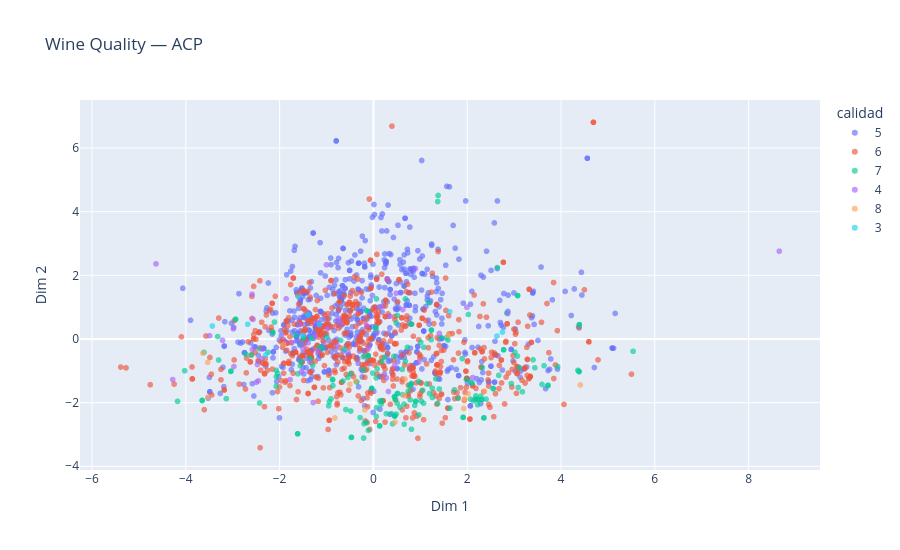
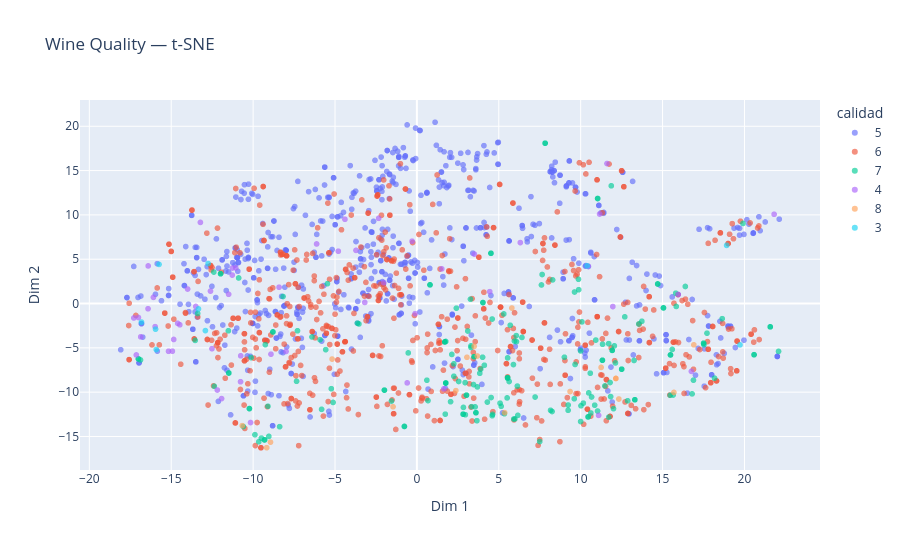
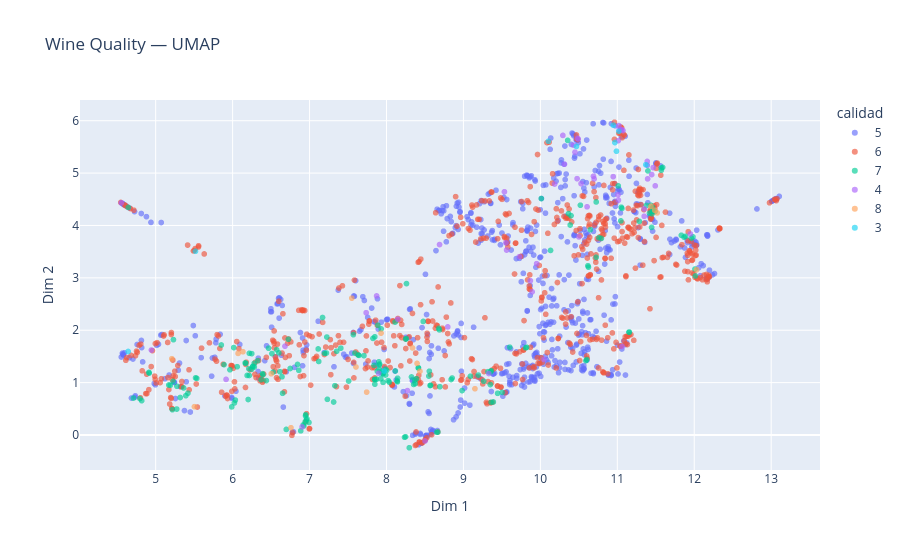

Here is the notebook cell these charts were saved with, in order:
### Markdown cell above
---
## c) Gráficos proyectados sobre las dos primeras componentes

### Code cell
dr.plot_mapa_interactivo(dr.coords_pca, title='Wine Quality — ACP')
dr.plot_mapa_interactivo(dr.coords_tsne, title='Wine Quality — t-SNE')
dr.plot_mapa_interactivo(dr.coords_umap, title='Wine Quality — UMAP')

### Figure 1 — Plotly figure (JSON) as saved in the notebook; plotly's stock layout.template omitted (floating-point values rounded to 4 significant figures; data arrays with more than 128 entries replaced by an {"elided": "..."} marker saying what was removed)
{"data": [{"customdata": {"elided": "681x1 str values"}, "hovertemplate": "calidad=%{customdata[0]}<br>Dim 1=%{x}<br>Dim 2=%{y}<extra></extra>", "legendgroup": "5", "marker": {"color": "#636efa", "opacity": 0.65, "size": 6, "symbol": "circle"}, "mode": "markers", "name": "5", "showlegend": true, "type": "scattergl", "x": {"elided": "681 float values"}, "xaxis": "x", "y": {"elided": "681 float values"}, "yaxis": "y"}, {"customdata": {"elided": "638x1 str values"}, "hovertemplate": "calidad=%{customdata[0]}<br>Dim 1=%{x}<br>Dim 2=%{y}<extra></extra>", "legendgroup": "6", "marker": {"color": "#EF553B", "opacity": 0.65, "size": 6, "symbol": "circle"}, "mode": "markers", "name": "6", "showlegend": true, "type": "scattergl", "x": {"elided": "638 float values"}, "xaxis": "x", "y": {"elided": "638 float values"}, "yaxis": "y"}, {"customdata": {"elided": "199x1 str values"}, "hovertemplate": "calidad=%{customdata[0]}<br>Dim 1=%{x}<br>Dim 2=%{y}<extra></extra>", "legendgroup": "7", "marker": {"color": "#00cc96", "opacity": 0.65, "size": 6, "symbol": "circle"}, "mode": "markers", "name": "7", "showlegend": true, "type": "scattergl", "x": {"elided": "199 float values"}, "xaxis": "x", "y": {"elided": "199 float values"}, "yaxis": "y"}, {"customdata": [["4"], ["4"], ["4"], ["4"], ["4"], ["4"], ["4"], ["4"], ["4"], ["4"], ["4"], ["4"], ["4"], ["4"], ["4"], ["4"], ["4"], ["4"], ["4"], ["4"], ["4"], ["4"], ["4"], ["4"], ["4"], ["4"], ["4"], ["4"], ["4"], ["4"], ["4"], ["4"], ["4"], ["4"], ["4"], ["4"], ["4"], ["4"], ["4"], ["4"], ["4"], ["4"], ["4"], ["4"], ["4"], ["4"], ["4"], ["4"], ["4"], ["4"], ["4"], ["4"], ["4"]], "hovertemplate": "calidad=%{customdata[0]}<br>Dim 1=%{x}<br>Dim 2=%{y}<extra></extra>", "legendgroup": "4", "marker": {"color": "#ab63fa", "opacity": 0.65, "size": 6, "symbol": "circle"}, "mode": "markers", "name": "4", "showlegend": true, "type": "scattergl", "x": [-0.7224, -2.987, 0.3509, -4.279, -0.1463, 0.8952, -4.636, 8.653, -0.1121, -1.576, -1.737, -3.217, 0.07851, -1.862, -1.002, 2.865, 1.406, 0.4494, -0.7753, 0.4842, -1.358, -1.527, 0.6283, -0.5388, -2.37, -1.284, -1.535, 1.994, -0.9813, -1.777, 0.144, 2.119, -2.496, -2.588, -1.392, 0.9694, 0.2944, -1.146, -2.376, -3.493, -1.191, 0.3199, -1.503, -1.884, -0.7324, -2.453, -1.246, -2.582, -2.568, -2.974, 0.274, -2.475, -1.181], "xaxis": "x", "y": [0.5047, 0.3197, 0.7157, -1.275, 0.4181, 2.211, 2.36, 2.758, -0.2956, 0.4505, -0.1111, -0.04409, 0.2106, 1.26, 2.332, 0.7985, 0.1748, -0.8478, -0.1972, 1.437, -0.7221, -0.129, 0.9247, -0.4192, -0.3162, -1.998, -1.032, 0.9917, 0.3319, -1.275, 1.013, -1.212, -1.358, 1.406, -0.1202, -0.7229, 1.871, 0.4264, -0.611, 0.1037, 0.5251, -1.65, -0.3066, -0.06972, 0.6409, -1.314, 0.08393, -0.332, 0.6172, -0.8645, -1.221, -0.8017, -0.3719], "yaxis": "y"}, {"customdata": [["8"], ["8"], ["8"], ["8"], ["8"], ["8"], ["8"], ["8"], ["8"], ["8"], ["8"], ["8"], ["8"], ["8"], ["8"], ["8"], ["8"], ["8"]], "hovertemplate": "calidad=%{customdata[0]}<br>Dim 1=%{x}<br>Dim 2=%{y}<extra></extra>", "legendgroup": "8", "marker": {"color": "#FFA15A", "opacity": 0.65, "size": 6, "symbol": "circle"}, "mode": "markers", "name": "8", "showlegend": true, "type": "scattergl", "x": [0.6748, 2.018, -3.636, 4.412, 2.367, 1.927, 1.946, 1.946, -3.533, -1.911, 0.4595, 1.598, -0.821, -0.1821, -3.532, 0.656, -0.3735, -0.5006], "xaxis": "x", "y": [-1.262, -1.721, -0.4459, -1.445, -1.646, -2.183, -1.889, -1.889, -1.828, -0.1693, -2.61, 0.1106, -2.482, -2.227, -0.7337, -1.776, -1.33, -1.424], "yaxis": "y"}, {"customdata": [["3"], ["3"], ["3"], ["3"], ["3"], ["3"], ["3"], ["3"], ["3"], ["3"]], "hovertemplate": "calidad=%{customdata[0]}<br>Dim 1=%{x}<br>Dim 2=%{y}<extra></extra>", "legendgroup": "3", "marker": {"color": "#19d3f3", "opacity": 0.65, "size": 6, "symbol": "circle"}, "mode": "markers", "name": "3", "showlegend": true, "type": "scattergl", "x": [2.752, 2.635, -2.68, 1.626, -1.504, -3.435, -1.395, -1.604, -1.155, -2.297], "xaxis": "x", "y": [0.2161, 0.09257, 0.4644, 0.8567, 0.1134, 0.4077, 0.7658, 1.333, 0.4617, -0.5036], "yaxis": "y"}], "layout": {"height": 550, "legend": {"title": {"text": "calidad"}, "tracegroupgap": 0}, "title": {"text": "Wine Quality — ACP"}, "width": 900, "xaxis": {"anchor": "y", "domain": [0, 1], "title": {"text": "Dim 1"}}, "yaxis": {"anchor": "x", "domain": [0, 1], "title": {"text": "Dim 2"}}}}

### Figure 2 — Plotly figure (JSON) as saved in the notebook; plotly's stock layout.template omitted (floating-point values rounded to 4 significant figures; data arrays with more than 128 entries replaced by an {"elided": "..."} marker saying what was removed)
{"data": [{"customdata": {"elided": "681x1 str values"}, "hovertemplate": "calidad=%{customdata[0]}<br>Dim 1=%{x}<br>Dim 2=%{y}<extra></extra>", "legendgroup": "5", "marker": {"color": "#636efa", "opacity": 0.65, "size": 6, "symbol": "circle"}, "mode": "markers", "name": "5", "showlegend": true, "type": "scattergl", "x": {"elided": "681 float values"}, "xaxis": "x", "y": {"elided": "681 float values"}, "yaxis": "y"}, {"customdata": {"elided": "638x1 str values"}, "hovertemplate": "calidad=%{customdata[0]}<br>Dim 1=%{x}<br>Dim 2=%{y}<extra></extra>", "legendgroup": "6", "marker": {"color": "#EF553B", "opacity": 0.65, "size": 6, "symbol": "circle"}, "mode": "markers", "name": "6", "showlegend": true, "type": "scattergl", "x": {"elided": "638 float values"}, "xaxis": "x", "y": {"elided": "638 float values"}, "yaxis": "y"}, {"customdata": {"elided": "199x1 str values"}, "hovertemplate": "calidad=%{customdata[0]}<br>Dim 1=%{x}<br>Dim 2=%{y}<extra></extra>", "legendgroup": "7", "marker": {"color": "#00cc96", "opacity": 0.65, "size": 6, "symbol": "circle"}, "mode": "markers", "name": "7", "showlegend": true, "type": "scattergl", "x": {"elided": "199 float values"}, "xaxis": "x", "y": {"elided": "199 float values"}, "yaxis": "y"}, {"customdata": [["4"], ["4"], ["4"], ["4"], ["4"], ["4"], ["4"], ["4"], ["4"], ["4"], ["4"], ["4"], ["4"], ["4"], ["4"], ["4"], ["4"], ["4"], ["4"], ["4"], ["4"], ["4"], ["4"], ["4"], ["4"], ["4"], ["4"], ["4"], ["4"], ["4"], ["4"], ["4"], ["4"], ["4"], ["4"], ["4"], ["4"], ["4"], ["4"], ["4"], ["4"], ["4"], ["4"], ["4"], ["4"], ["4"], ["4"], ["4"], ["4"], ["4"], ["4"], ["4"], ["4"]], "hovertemplate": "calidad=%{customdata[0]}<br>Dim 1=%{x}<br>Dim 2=%{y}<extra></extra>", "legendgroup": "4", "marker": {"color": "#ab63fa", "opacity": 0.65, "size": 6, "symbol": "circle"}, "mode": "markers", "name": "4", "showlegend": true, "type": "scattergl", "x": [-11.27, -14.47, -3.718, -10.16, -4.798, 11.15, -11.93, 21.81, 4.449, -6.124, -12.6, -17.28, -0.293, -16.41, -13.22, 15.96, 6.315, -0.1083, -16.08, 3.507, -12.51, -17.13, 1.522, -8.415, -15.98, -0.5932, -10.76, 10.46, -2.027, -8.909, -2.335, 16.76, -10.77, -16.86, -14.0, 11.96, 11.61, -11.05, -15.16, -17.0, -11.26, 11.09, -11.5, -14.93, -4.393, -7.99, -14.85, -13.5, -16.42, -12.19, 1.644, -14.6, -3.182], "xaxis": "x", "y": [3.208, -2.402, 5.997, -13.43, 5.902, 10.1, -10.72, 10.07, 1.341, 6.721, 1.405, -1.627, 7.033, 4.242, 9.154, 1.025, 6.875, -1.142, 0.6936, 5.57, -5.095, -5.801, 3.912, 1.84, -2.608, -8.951, -5.896, 4.223, 2.353, -5.714, 9.613, -7.652, -8.82, -3.757, 1.637, -0.3425, 15.8, 4.014, -5.387, -1.575, 4.01, -12.62, 1.042, -5.376, 9.506, -5.408, -4.054, -0.3324, -0.5894, -9.76, -9.626, -2.234, 0.1239], "yaxis": "y"}, {"customdata": [["8"], ["8"], ["8"], ["8"], ["8"], ["8"], ["8"], ["8"], ["8"], ["8"], ["8"], ["8"], ["8"], ["8"], ["8"], ["8"], ["8"], ["8"]], "hovertemplate": "calidad=%{customdata[0]}<br>Dim 1=%{x}<br>Dim 2=%{y}<extra></extra>", "legendgroup": "8", "marker": {"color": "#FFA15A", "opacity": 0.65, "size": 6, "symbol": "circle"}, "mode": "markers", "name": "8", "showlegend": true, "type": "scattergl", "x": [9.351, 12.33, -10.67, 16.91, 15.69, 11.25, 12.15, 12.15, -8.939, -5.177, 5.356, 3.494, -1.457, 2.38, -9.169, 5.799, 3.689, 3.056], "xaxis": "x", "y": [-9.928, -10.77, -13.78, -4.661, -10.03, -7.207, -8.454, -8.454, -15.64, -6.265, -12.31, -4.832, -11.65, -9.826, -16.26, -0.5067, -5.919, -6.063], "yaxis": "y"}, {"customdata": [["3"], ["3"], ["3"], ["3"], ["3"], ["3"], ["3"], ["3"], ["3"], ["3"]], "hovertemplate": "calidad=%{customdata[0]}<br>Dim 1=%{x}<br>Dim 2=%{y}<extra></extra>", "legendgroup": "3", "marker": {"color": "#19d3f3", "opacity": 0.65, "size": 6, "symbol": "circle"}, "mode": "markers", "name": "3", "showlegend": true, "type": "scattergl", "x": [19.73, 18.91, -15.96, 10.4, -15.91, -16.81, -12.91, -15.74, -12.75, -13.34], "xaxis": "x", "y": [-4.665, 6.562, -2.89, 4.254, -5.19, -2.095, -3.051, 4.414, 4.505, -0.6048], "yaxis": "y"}], "layout": {"height": 550, "legend": {"title": {"text": "calidad"}, "tracegroupgap": 0}, "title": {"text": "Wine Quality — t-SNE"}, "width": 900, "xaxis": {"anchor": "y", "domain": [0, 1], "title": {"text": "Dim 1"}}, "yaxis": {"anchor": "x", "domain": [0, 1], "title": {"text": "Dim 2"}}}}

### Figure 3 — Plotly figure (JSON) as saved in the notebook; plotly's stock layout.template omitted (floating-point values rounded to 4 significant figures; data arrays with more than 128 entries replaced by an {"elided": "..."} marker saying what was removed)
{"data": [{"customdata": {"elided": "681x1 str values"}, "hovertemplate": "calidad=%{customdata[0]}<br>Dim 1=%{x}<br>Dim 2=%{y}<extra></extra>", "legendgroup": "5", "marker": {"color": "#636efa", "opacity": 0.65, "size": 6, "symbol": "circle"}, "mode": "markers", "name": "5", "showlegend": true, "type": "scattergl", "x": {"elided": "681 float values"}, "xaxis": "x", "y": {"elided": "681 float values"}, "yaxis": "y"}, {"customdata": {"elided": "638x1 str values"}, "hovertemplate": "calidad=%{customdata[0]}<br>Dim 1=%{x}<br>Dim 2=%{y}<extra></extra>", "legendgroup": "6", "marker": {"color": "#EF553B", "opacity": 0.65, "size": 6, "symbol": "circle"}, "mode": "markers", "name": "6", "showlegend": true, "type": "scattergl", "x": {"elided": "638 float values"}, "xaxis": "x", "y": {"elided": "638 float values"}, "yaxis": "y"}, {"customdata": {"elided": "199x1 str values"}, "hovertemplate": "calidad=%{customdata[0]}<br>Dim 1=%{x}<br>Dim 2=%{y}<extra></extra>", "legendgroup": "7", "marker": {"color": "#00cc96", "opacity": 0.65, "size": 6, "symbol": "circle"}, "mode": "markers", "name": "7", "showlegend": true, "type": "scattergl", "x": {"elided": "199 float values"}, "xaxis": "x", "y": {"elided": "199 float values"}, "yaxis": "y"}, {"customdata": [["4"], ["4"], ["4"], ["4"], ["4"], ["4"], ["4"], ["4"], ["4"], ["4"], ["4"], ["4"], ["4"], ["4"], ["4"], ["4"], ["4"], ["4"], ["4"], ["4"], ["4"], ["4"], ["4"], ["4"], ["4"], ["4"], ["4"], ["4"], ["4"], ["4"], ["4"], ["4"], ["4"], ["4"], ["4"], ["4"], ["4"], ["4"], ["4"], ["4"], ["4"], ["4"], ["4"], ["4"], ["4"], ["4"], ["4"], ["4"], ["4"], ["4"], ["4"], ["4"], ["4"]], "hovertemplate": "calidad=%{customdata[0]}<br>Dim 1=%{x}<br>Dim 2=%{y}<extra></extra>", "legendgroup": "4", "marker": {"color": "#ab63fa", "opacity": 0.65, "size": 6, "symbol": "circle"}, "mode": "markers", "name": "4", "showlegend": true, "type": "scattergl", "x": [10.95, 10.49, 9.561, 11.35, 9.552, 8.272, 11.95, 4.554, 7.871, 10.5, 10.45, 11.02, 9.87, 10.43, 11.35, 5.915, 9.33, 8.689, 10.29, 8.796, 10.69, 11.39, 10.05, 9.533, 11.03, 8.148, 10.7, 7.899, 11.06, 10.61, 9.893, 4.945, 11.01, 11.47, 10.48, 6.68, 8.501, 10.53, 11.45, 11.06, 10.48, 6.903, 10.31, 11.39, 9.951, 10.19, 11.49, 11.01, 11.07, 11.01, 7.736, 11.05, 9.725], "xaxis": "x", "y": [4.932, 5.652, 3.53, 4.316, 3.671, 0.8474, 3.838, 4.432, 2.655, 3.782, 5.4, 5.907, 2.945, 5.532, 4.175, 1.061, 1.174, 3.635, 5.72, 2.063, 4.94, 5.223, 1.442, 4.643, 5.827, 2.211, 4.889, 1.178, 1.688, 4.356, 2.733, 1.622, 4.483, 5.105, 5.662, 1.695, -0.1146, 4.8, 4.972, 5.827, 4.894, 0.1541, 5.17, 4.889, 3.271, 4.791, 4.756, 5.62, 5.812, 4.584, 2.334, 5.824, 3.402], "yaxis": "y"}, {"customdata": [["8"], ["8"], ["8"], ["8"], ["8"], ["8"], ["8"], ["8"], ["8"], ["8"], ["8"], ["8"], ["8"], ["8"], ["8"], ["8"], ["8"], ["8"]], "hovertemplate": "calidad=%{customdata[0]}<br>Dim 1=%{x}<br>Dim 2=%{y}<extra></extra>", "legendgroup": "8", "marker": {"color": "#FFA15A", "opacity": 0.65, "size": 6, "symbol": "circle"}, "mode": "markers", "name": "8", "showlegend": true, "type": "scattergl", "x": [7.742, 6.759, 11.52, 5.21, 5.504, 6.502, 6.071, 6.134, 11.44, 12.03, 7.603, 9.15, 8.338, 7.929, 11.49, 7.549, 8.435, 8.398], "xaxis": "x", "y": [0.8182, 0.1381, 4.24, 1.456, 0.5408, 1.168, 1.558, 1.589, 4.365, 3.156, 1.298, 0.8832, 1.662, 1.944, 4.291, 2.612, 1.217, 1.367], "yaxis": "y"}, {"customdata": [["3"], ["3"], ["3"], ["3"], ["3"], ["3"], ["3"], ["3"], ["3"], ["3"]], "hovertemplate": "calidad=%{customdata[0]}<br>Dim 1=%{x}<br>Dim 2=%{y}<extra></extra>", "legendgroup": "3", "marker": {"color": "#19d3f3", "opacity": 0.65, "size": 6, "symbol": "circle"}, "mode": "markers", "name": "3", "showlegend": true, "type": "scattergl", "x": [4.642, 5.517, 11.02, 7.97, 10.99, 10.95, 10.11, 10.47, 11.37, 10.97], "xaxis": "x", "y": [1.594, 3.508, 5.799, 1.221, 5.418, 5.914, 5.608, 5.509, 5.16, 5.583], "yaxis": "y"}], "layout": {"height": 550, "legend": {"title": {"text": "calidad"}, "tracegroupgap": 0}, "title": {"text": "Wine Quality — UMAP"}, "width": 900, "xaxis": {"anchor": "y", "domain": [0, 1], "title": {"text": "Dim 1"}}, "yaxis": {"anchor": "x", "domain": [0, 1], "title": {"text": "Dim 2"}}}}
